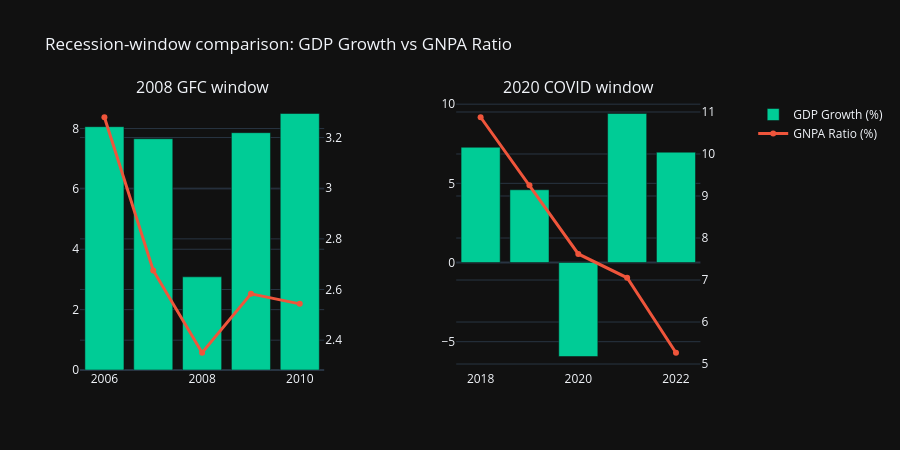

Notebook code for this chart:
### Code cell
fig = make_subplots(rows=1, cols=2, subplot_titles=("2008 GFC window", "2020 COVID window"),
                     specs=[[{"secondary_y": True}, {"secondary_y": True}]])

for col, yr in zip([1, 2], [2008, 2020]):
    w = window_table(yr)
    fig.add_trace(go.Bar(x=w["year"], y=w["gdp_growth"], name="GDP Growth (%)",
                          marker_color="#00CC96", showlegend=(col == 1)), row=1, col=col, secondary_y=False)
    fig.add_trace(go.Scatter(x=w["year"], y=w["gnpa_ratio"], name="GNPA Ratio (%)",
                              line=dict(color="#EF553B", width=3), mode="lines+markers",
                              showlegend=(col == 1)), row=1, col=col, secondary_y=True)

fig.update_layout(title="Recession-window comparison: GDP Growth vs GNPA Ratio", height=450)
fig.show()

### Figure 1 — Plotly figure (JSON) as saved in the notebook; plotly's stock layout.template omitted (floating-point values rounded to 4 significant figures)
{"data": [{"marker": {"color": "#00CC96"}, "name": "GDP Growth (%)", "showlegend": true, "type": "bar", "x": [2006, 2007, 2008, 2009, 2010], "xaxis": "x", "y": [8.061, 7.661, 3.087, 7.862, 8.498], "yaxis": "y"}, {"line": {"color": "#EF553B", "width": 3}, "mode": "lines+markers", "name": "GNPA Ratio (%)", "showlegend": true, "type": "scatter", "x": [2006, 2007, 2008, 2009, 2010], "xaxis": "x", "y": [3.28, 2.675, 2.35, 2.583, 2.543], "yaxis": "y2"}, {"marker": {"color": "#00CC96"}, "name": "GDP Growth (%)", "showlegend": false, "type": "bar", "x": [2018, 2019, 2020, 2021, 2022], "xaxis": "x2", "y": [7.277, 4.593, -5.935, 9.41, 6.967], "yaxis": "y3"}, {"line": {"color": "#EF553B", "width": 3}, "mode": "lines+markers", "name": "GNPA Ratio (%)", "showlegend": false, "type": "scatter", "x": [2018, 2019, 2020, 2021, 2022], "xaxis": "x2", "y": [10.87, 9.259, 7.62, 7.053, 5.269], "yaxis": "y4"}], "layout": {"annotations": [{"font": {"size": 16}, "showarrow": false, "text": "2008 GFC window", "x": 0.185, "xanchor": "center", "xref": "paper", "y": 1, "yanchor": "bottom", "yref": "paper"}, {"font": {"size": 16}, "showarrow": false, "text": "2020 COVID window", "x": 0.755, "xanchor": "center", "xref": "paper", "y": 1, "yanchor": "bottom", "yref": "paper"}], "height": 450, "title": {"text": "Recession-window comparison: GDP Growth vs GNPA Ratio"}, "xaxis": {"anchor": "y", "domain": [0, 0.37]}, "xaxis2": {"anchor": "y3", "domain": [0.57, 0.94]}, "yaxis": {"anchor": "x", "domain": [0, 1]}, "yaxis2": {"anchor": "x", "overlaying": "y", "side": "right"}, "yaxis3": {"anchor": "x2", "domain": [0, 1]}, "yaxis4": {"anchor": "x2", "overlaying": "y3", "side": "right"}}}
